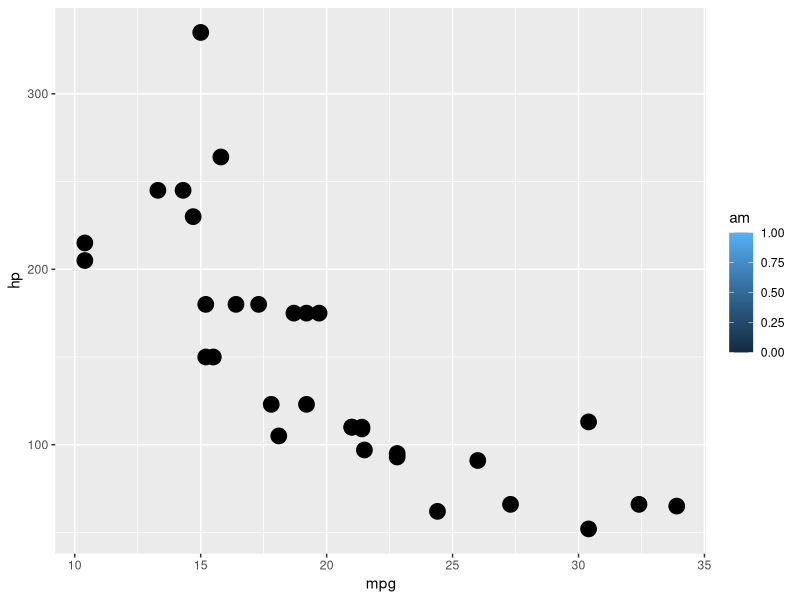
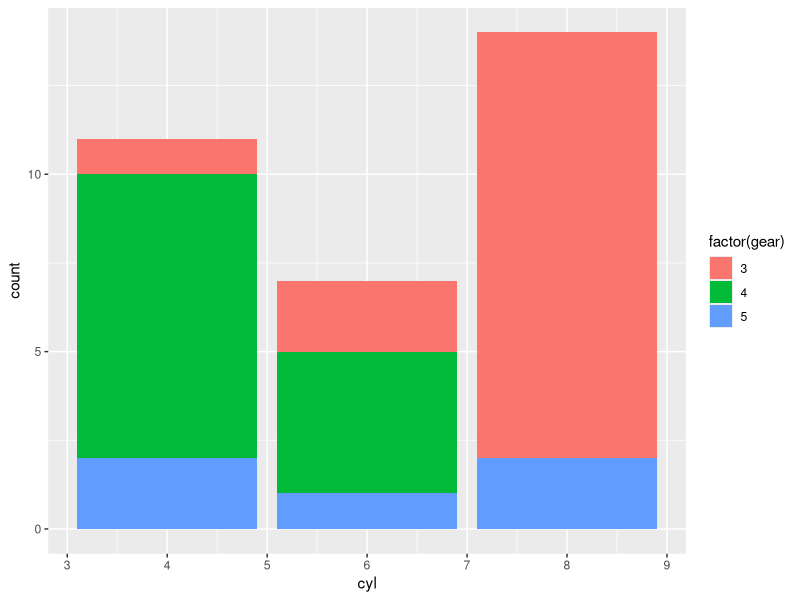
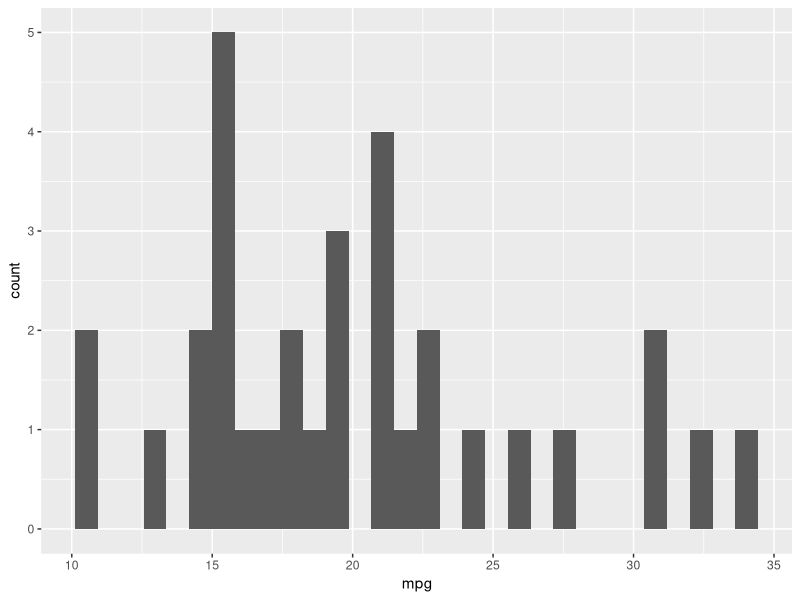

R code for these plots, in order:
library(tidyverse)
library(ggplot2)
data <- mtcars

View(data)

data %>% ggplot(aes(mpg, hp, fill = am)) +
    geom_point(size = 5)
data %>% ggplot(aes(cyl, fill = factor(gear))) +
    geom_bar()

data %>% ggplot(aes(mpg))+
    geom_histogram()
